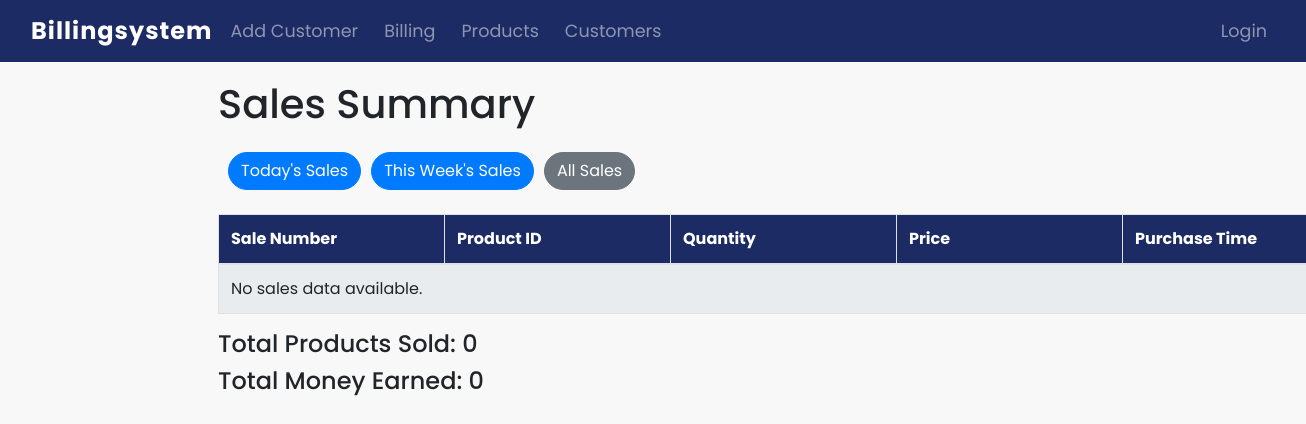
The page /sales_today/ on the database as committed earlier.
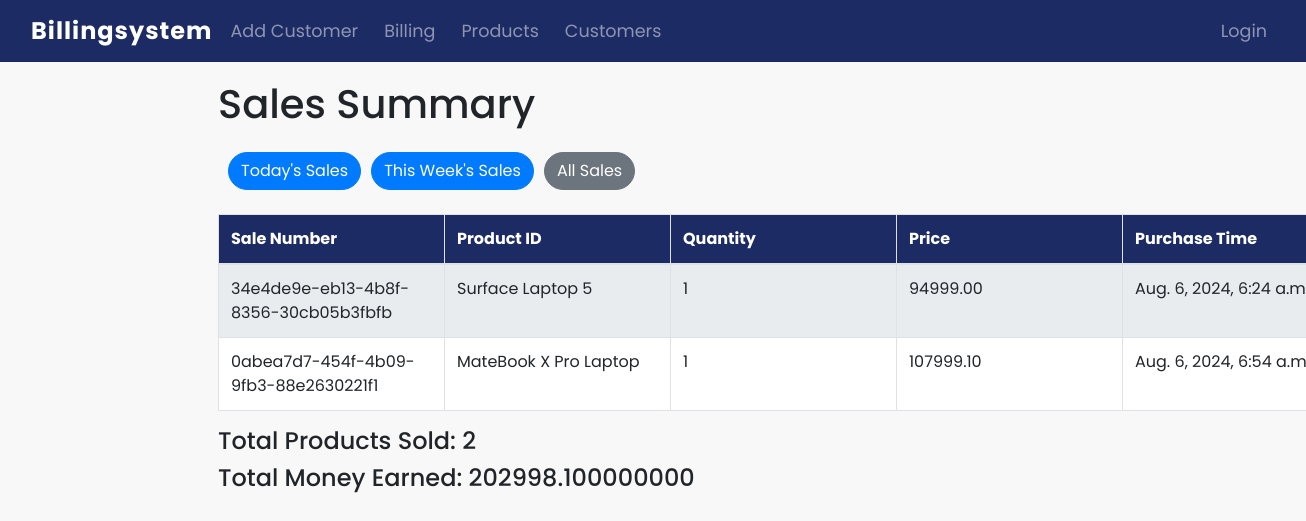
The same page on the database as committed later.
### billingsystemapp/models.py (models this page shows, shortened)
class Billing(models.Model):
    id = models.AutoField(primary_key=True)
    sale_number = models.UUIDField(default=uuid.uuid4, editable=False)
    product_id = models.ForeignKey(Product, on_delete=models.CASCADE)
    quantity = models.PositiveIntegerField()
    price = models.DecimalField(max_digits=10, decimal_places=2)
    purchasetime = models.DateTimeField(null=True)
    class Meta:
        unique_together = ('sale_number', 'product_id')

class Product(models.Model):
    product_id = models.AutoField(primary_key=True)
    product_name = models.CharField(max_length=200)
    brand = models.CharField(max_length=200, null=True)
    price = models.DecimalField(max_digits=10, decimal_places=2)
    discount=models.DecimalField(max_digits=10, decimal_places=2,default=0.00)
    quantity = models.IntegerField()
    manufacturingdate = models.DateField(null=True)
    category = models.ForeignKey(Category, on_delete=models.CASCADE)
    def __str__(self):
        return self.product_name
    from datetime import date

### billingsystemapp/views.py (the view)
# urls.py: path('sales_today/', views.sales_today, name='sales_today'),
def sales_today(request):
    today = datetime.now().date()
    sales = Billing.objects.filter(purchasetime__date=today)
    total_products_sold = sales.aggregate(Sum('quantity'))['quantity__sum'] or 0
    total_money_earned = sales.aggregate(Sum('price'))['price__sum'] or 0
    context = {
        'sales': sales,
        'total_products_sold': total_products_sold,
        'total_money_earned': total_money_earned,
    }
    return render(request, 'sales_summary.html', context)

### billingsystemapp/templates/sales_summary.html (shortened to what this page needs)
<!DOCTYPE html>
<html lang="en">
<head>
    <link href="https://stackpath.bootstrapcdn.com/bootstrap/4.5.2/css/bootstrap.min.css" rel="stylesheet">
</head>
<body>
    <nav class="navbar navbar-expand-lg navbar-dark">
        <div class="container-fluid">
            <a id="logo" class="navbar-brand" href="{% url 'billing' %}">Billingsystem</a>
            <div class="collapse navbar-collapse" id="navbarNav">
                <ul class="navbar-nav">
                    <li class="nav-item">
                        <a class="nav-link {% if request.path == '/addcustomer/' %}active{% endif %}" href="{% url 'addcustomer' %}">Add Customer</a>
                    </li>
                    <li class="nav-item">
                        <a class="nav-link {% if request.path == '/billing/' %}active{% endif %}" href="{% url 'billing' %}">Billing</a>
                    </li>
                    <li class="nav-item">
                        <a class="nav-link {% if request.path == '/product/' %}active{% endif %}" href="{% url 'product' %}">Products</a>
                    </li>
                    <li class="nav-item">
                        <a class="nav-link {% if request.path == '/customers/' %}active{% endif %}" href="{% url 'customers' %}">Customers</a>
                    </li>
                </ul>
                <ul class="navbar-nav ml-auto">
                    {% if user.is_authenticated %}
                        <li class="nav-item">
                            <a class="nav-link" href="{% url 'logout' %}">Logout</a>
                        </li>
                    {% else %}
                        <li class="nav-item">
                            <a class="nav-link" href="{% url 'login' %}">Login</a>
                        </li>
                    {% endif %}
                </ul>
            </div>
        </div>
    </nav>
    <div class="container mt-4">
        <h1 class="mb-4">Sales Summary</h1>
        <div class="d-flex justify-content-between mb-4">
            <div>
                <a href="{% url 'sales_today' %}" class="btn btn-primary">Today's Sales</a>
                <a href="{% url 'sales_this_week' %}" class="btn btn-primary">This Week's Sales</a>
                <a href="{% url 'sales_summary' %}" class="btn btn-secondary">All Sales</a>
            </div>
        </div>
        <table class="table table-bordered">
            <thead>
                <tr>
                    <th>Sale Number</th>
                    <th>Product ID</th>
                    <th>Quantity</th>
                    <th>Price</th>
                    <th>Purchase Time</th>
                </tr>
            </thead>
            <tbody>
                {% for sale in sales %}
                <tr>
                    <td>{{ sale.sale_number }}</td>
                    <td>{{ sale.product_id }}</td>
                    <td>{{ sale.quantity }}</td>
                    <td>{{ sale.price }}</td>
                    <td>{{ sale.purchasetime }}</td>
                </tr>
                {% empty %}
                <tr>
                    <td colspan="5">No sales data available.</td>
                </tr>
                {% endfor %}
            </tbody>
        </table>
        <div>
            <h4>Total Products Sold: {{ total_products_sold }}</h4>
            <h4>Total Money Earned: {{ total_money_earned }}</h4>
        </div>
    </div>
</body>
</html>

### billingsystemapp/templates/sales_summary.html (style rules this page uses)
body { font-family: 'Poppins', sans-serif; background-color: #f8f8f8; margin: 0; padding-top: 56px; }
.navbar { background: linear-gradient(45deg, #1d2b64, #1d2b64); position: fixed; top: 0; left: 0; width: 100%; z-index: 1000; }
.navbar .container-fluid { max-width: 100%; padding: 0 15px; }
.navbar-brand { font-size: 1.5rem; font-weight: bold; letter-spacing: 1px; margin-right: auto; }
.navbar-nav { flex-direction: row; }
.navbar-nav .nav-item { margin-left: 10px; }
.navbar-nav .nav-link { font-size: 1.1rem; transition: color 0.3s; }
.container { max-width: 900px; margin: 0 auto; }
.table { width: 130%; table-layout: fixed; }
.table thead { background-color: #1d2b64; color: #fff; }
.table tbody tr:nth-child(odd) { background-color: #e9ecef; }
.table tbody tr:nth-child(even) { background-color: #fff; }
.btn { border-radius: 20px; }
.btn-outline-primary, .btn-primary, .btn-secondary { border-radius: 20px; }
.d-flex { margin-bottom: 20px; }
.d-flex > div { display: flex; align-items: center; }
.d-flex .btn { margin-left: 10px; }

Rows that differ between the two databases and show on the page:
added Billing: sale_number "34e4de9e-eb13-4b8f-8356-30cb05b3fbfb", product_id "Surface Laptop 5", quantity "1", price "94999.00", purchasetime "Aug. 6, 2024, 6:24…"
added Billing: sale_number "0abea7d7-454f-4b09-9fb3-88e2630221f1", product_id "MateBook X Pro Laptop", quantity "1", price "107999.10", purchasetime "Aug. 6, 2024, 6:54…"
Other text that changed with them:
{{ total_products_sold }}: "0" → "2"
{{ total_money_earned }}: "0" → "202998.100000000"
text no longer shown: "No sales data available."
